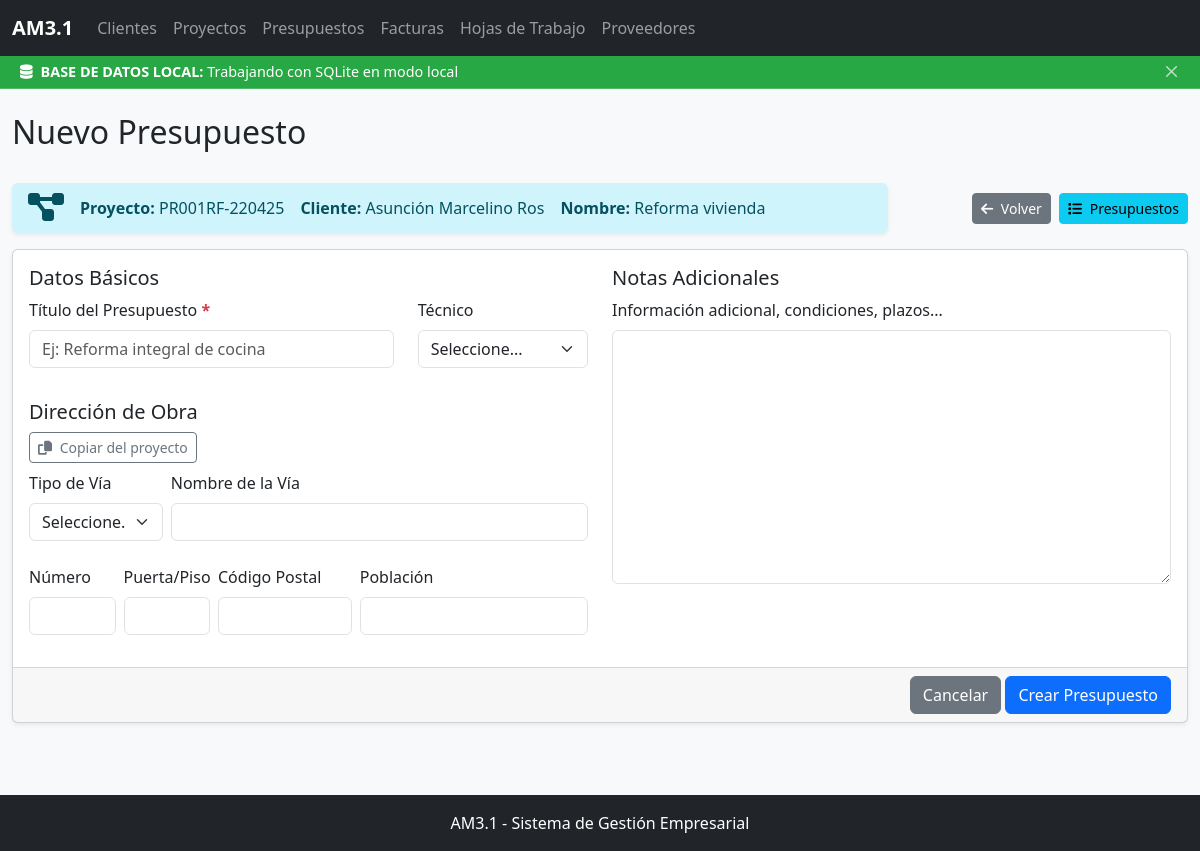
/presupuestos/nuevo?id_proyecto=1, run on the app's committed database.
### app/models/proyecto.py (models this page shows, shortened)
class Proyecto(db.Model):
    __tablename__ = 'proyectos'
    id = db.Column(db.Integer, primary_key=True)
    id_cliente = db.Column(db.Integer, db.ForeignKey('clientes.id', ondelete='CASCADE'), nullable=True)  # Cambiado a nullable=True
    tipo_proyecto = db.Column(db.String(50), nullable=True)
    tipo_via = db.Column(db.String(20), nullable=True)  # Añadido campo tipo_via
    calle = db.Column(db.String(100), nullable=True)  # Mantenido por compatibilidad
    nombre_via = db.Column(db.String(100), nullable=True)
    numero = db.Column(db.String(10), nullable=True)
    puerta = db.Column(db.String(10), nullable=True)
    codigo_postal = db.Column(db.String(10), nullable=True)
    poblacion = db.Column(db.String(100), nullable=True)
    nombre_proyecto = db.Column(db.String(200), nullable=True)
    fecha_creacion = db.Column(db.DateTime, default=datetime.utcnow, nullable=True)
    referencia = db.Column(db.String(50), unique=True, nullable=True)
    fecha_modificacion = db.Column(db.DateTime, default=datetime.utcnow, onupdate=datetime.utcnow, nullable=True)
    estado = db.Column(db.String(50), default='Activo', nullable=True)
    cliente = db.relationship('Cliente', back_populates='proyectos')
    presupuestos = db.relationship('Presupuesto', back_populates='proyecto', cascade='all, delete-orphan')

### app/models/cliente.py (models this page shows, shortened)
class Cliente(db.Model):
    __tablename__ = 'clientes'
    id = db.Column(db.Integer, primary_key=True)
    nombre = db.Column(db.String(100), nullable=False)
    tipo_via = db.Column(db.String(20))
    nombre_via = db.Column(db.String(100))
    numero_via = db.Column(db.String(10))
    puerta = db.Column(db.String(10))
    codigo_postal = db.Column(db.String(10))
    poblacion = db.Column(db.String(100))
    cif_nif = db.Column(db.String(20), index=True)
    telefono1 = db.Column(db.String(20))
    telefono2 = db.Column(db.String(20))
    telefono3 = db.Column(db.String(20))
    telefono4 = db.Column(db.String(20))
    mail1 = db.Column(db.String(100))
    mail2 = db.Column(db.String(100))
    tipo_cliente = db.Column(db.String(50))
    categoria_cliente = db.Column(db.String(50))
    notas = db.Column(db.Text)
    fecha_creacion = db.Column(db.DateTime, default=datetime.utcnow)
    fecha_modificacion = db.Column(db.DateTime, default=datetime.utcnow, onupdate=datetime.utcnow)
    proyectos = db.relationship('Proyecto', back_populates='cliente', cascade='all, delete-orphan')

### app/routes/presupuesto_routes.py (the view, shortened to what this page needs)
@presupuestos_bp.route('/nuevo', defaults={'id_proyecto': None}, methods=['GET', 'POST'])
@presupuestos_bp.route('/nuevo/<int:id_proyecto>', methods=['GET', 'POST'])
def nuevo_presupuesto(id_proyecto=None):
    if id_proyecto is None:
        id_proyecto_str = request.args.get('id_proyecto')
        if id_proyecto_str:
            try:
                id_proyecto = int(id_proyecto_str)
            except ValueError:
                flash('ID de proyecto inválido', 'danger')
                return redirect(url_for('proyectos.listar_proyectos'))
    if id_proyecto is None:
        flash('Debe seleccionar un proyecto para crear un presupuesto', 'warning')
        return redirect(url_for('proyectos.listar_proyectos'))
    proyecto = get_by_id(Proyecto, id_proyecto)
    if not proyecto:
        flash('Proyecto no encontrado', 'danger')
        return redirect(url_for('proyectos.listar_proyectos'))
    cliente = get_by_id(Cliente, proyecto.id_cliente)
    return render_template('presupuestos/nuevo.html',
                          proyecto=proyecto,
                          cliente=cliente)

### app/templates/presupuestos/nuevo.html (shortened to what this page needs)
{% extends 'layout/base.html' %}
{% from 'layout/components.html' import form_group, direccion_form %}
{% block page_title %}Nuevo Presupuesto{% endblock %}
{% block content %}
<div class="mb-3">
    <div class="row align-items-center">
        <div class="col-md-9">
            <div class="alert alert-info py-2 mb-0 d-flex align-items-center">
                <div class="me-3">
                    <i class="fas fa-project-diagram fa-2x"></i>
                </div>
                <div class="d-flex flex-grow-1 flex-wrap">
                    <div class="me-3"><strong>Proyecto:</strong> {{ proyecto.referencia }}</div>
                    <div class="me-3"><strong>Cliente:</strong> {{ cliente.nombre }}</div>
                    <div class="me-3"><strong>Nombre:</strong> {{ proyecto.nombre_proyecto or 'Sin nombre' }}</div>
                </div>
            </div>
        </div>
        <div class="col-md-3 text-end">
            <a href="{{ url_for('proyectos.listar_proyectos') }}" class="btn btn-sm btn-secondary me-1">
                <i class="fas fa-arrow-left"></i> Volver
            </a>
            <a href="{{ url_for('presupuestos.presupuestos_por_proyecto', id_proyecto=proyecto.id) }}" class="btn btn-sm btn-info">
                <i class="fas fa-list"></i> Presupuestos
            </a>
        </div>
    </div>
</div>
<form method="post" action="{{ url_for('presupuestos.nuevo_presupuesto', id_proyecto=proyecto.id) }}" id="presupuesto-form">
    <div class="card">
        <div class="card-body">
            <div class="row">
                <div class="col-md-6">
                    <h5 class="card-title mb-2">Datos Básicos</h5>
                    <div class="row">
                        <div class="col-md-8">
                            {{ form_group('titulo', 'Título del Presupuesto', required=true, placeholder='Ej: Reforma integral de cocina') }}
                        </div>
                        <div class="col-md-4">
                            {{ form_group('tecnico_encargado', 'Técnico', type='select', options=[
                                {'value': 'Blas', 'label': 'Blas'},
                                {'value': 'Alejandro', 'label': 'Alejandro'},
                                {'value': 'Toni', 'label': 'Toni'}
                            ]) }}
                        </div>
                    </div>
                    <h5 class="card-title mb-2 mt-3">Dirección de Obra</h5>
                    <div class="d-flex align-items-center mb-2">
                        <button type="button" class="btn btn-outline-secondary btn-sm" onclick="copyProjectAddress()">
                            <i class="fas fa-copy"></i> Copiar del proyecto
                        </button>
                    </div>
                    <div class="row g-2 mb-2">
                        <div class="col-md-3">
                            {{ form_group('tipo_via', 'Tipo de Vía', type='select', options=[
                                {'value': 'Calle', 'label': 'Calle'},
                                {'value': 'Avenida', 'label': 'Avenida'},
                                {'value': 'Plaza', 'label': 'Plaza'},
                                {'value': 'Paseo', 'label': 'Paseo'},
                                {'value': 'Carretera', 'label': 'Carretera'},
                                {'value': 'Camino', 'label': 'Camino'},
                                {'value': 'Otro', 'label': 'Otro'}
                            ]) }}
                        </div>
                        <div class="col-md-9">
                            {{ form_group('nombre_via', 'Nombre de la Vía') }}
                        </div>
                    </div>
                    <div class="row g-2">
                        <div class="col-md-2">
                            {{ form_group('numero_via', 'Número') }}
                        </div>
                        <div class="col-md-2">
                            {{ form_group('puerta', 'Puerta/Piso') }}
                        </div>
                        <div class="col-md-3">
                            {{ form_group('codigo_postal', 'Código Postal') }}
                        </div>
                        <div class="col-md-5">
                            {{ form_group('poblacion', 'Población') }}
                        </div>
                    </div>
                </div>
                <div class="col-md-6">
                    <h5 class="card-title mb-2">Notas Adicionales</h5>
                    {{ form_group('notas', 'Información adicional, condiciones, plazos...', type='textarea', rows=10, placeholder='') }}
                </div>
            </div>
        </div>
        <div class="card-footer text-end">
            <a href="{{ url_for('presupuestos.presupuestos_por_proyecto', id_proyecto=proyecto.id) }}" class="btn btn-secondary">Cancelar</a>
            <button type="submit" class="btn btn-primary">Crear Presupuesto</button>
        </div>
    </div>
</form>
{% endblock %}

### app/static/css/styles.css (style rules this page uses)
:root { --primary-color: #0d6efd; --secondary-color: #6c757d; --success-color: #198754; --info-color: #0dcaf0; --warning-color: #ffc107; --danger-color: #dc3545; --light-color: #f8f9fa; --dark-color: #212529; --border-radius: 0.375rem; --box-shadow: 0 0.125rem 0.25rem rgba(0, 0, 0, 0.075); --box-shadow-hover: 0 0.5rem 1rem rgba(0, 0, 0, 0.15); --font-family: 'Segoe UI', Tahoma, Geneva, Verdana, sans-serif; --font-size-base: 1rem; }
body { display: flex; flex-direction: column; min-height: 100vh; font-family: var(--font-family); background-color: var(--light-color); }
.card { box-shadow: var(--box-shadow); transition: box-shadow 0.2s ease-in-out; border-radius: var(--border-radius); margin-bottom: 1.5rem; }
.card-footer { background-color: rgba(0, 0, 0, 0.03); border-top: 1px solid rgba(0, 0, 0, 0.125); }
.btn i { margin-right: 0.25rem; }
.alert { border-radius: var(--border-radius); border: none; box-shadow: var(--box-shadow); }

### data on the page
Proyecto: referencia "PR001RF-220425", nombre_proyecto "Reforma vivienda"
Cliente: nombre "Asunción Marcelino Ros"

### other printed values
{{ label }} "Título del Presupuesto Nombre de la Vía Número Puerta/Piso Código Postal Población"
{{ label }} "Técnico Tipo de Vía"
{{ label }} "Información adicional, condiciones, plazos..."
form field tecnico_encargado "Seleccione..."
form field tipo_via "Seleccione..."
